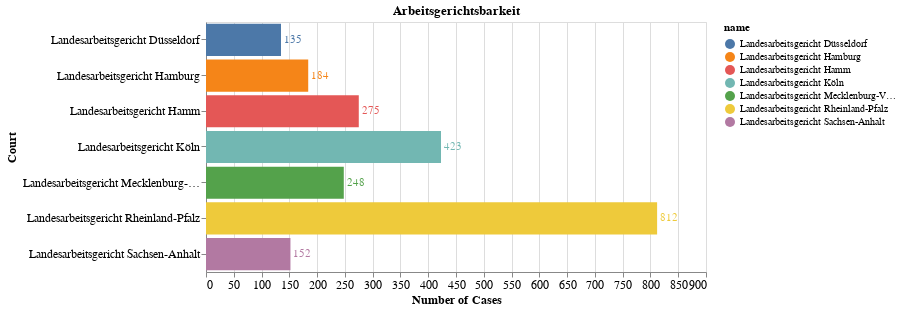

Notebook source saved alongside this figure:
### Markdown cell above
### Arbeitsgerichtsbarkeit

### Code cell
j_charts["Arbeitsgerichtsbarkeit"]

### Figure 1 — Vega-Lite specification as saved in the notebook (floating-point values rounded to 4 significant figures)
{"config": {"view": {"continuousWidth": 400, "continuousHeight": 300}}, "layer": [{"mark": "bar", "encoding": {"color": {"type": "nominal", "field": "name"}, "x": {"type": "quantitative", "axis": {"labelFontSize": 12, "title": "Number of Cases", "titleFontSize": 12}, "field": "id"}, "y": {"type": "nominal", "axis": {"labelFontSize": 12, "title": "Court", "titleFontSize": 12}, "field": "name"}}, "height": 250, "title": "Arbeitsgerichtsbarkeit", "width": 500}, {"mark": {"type": "text", "align": "left", "baseline": "middle", "dx": 3}, "encoding": {"color": {"type": "nominal", "field": "name"}, "text": {"type": "quantitative", "field": "id"}, "x": {"type": "quantitative", "axis": {"labelFontSize": 12, "title": "Number of Cases", "titleFontSize": 12}, "field": "id"}, "y": {"type": "nominal", "axis": {"labelFontSize": 12, "title": "Court", "titleFontSize": 12}, "field": "name"}}, "height": 250, "title": "Arbeitsgerichtsbarkeit", "width": 500}], "data": {"name": "data-43e2d5bd415507a0656c6218fedbdad3"}, "$schema": "https://vega.github.io/schema/vega-lite/v4.8.1.json", "datasets": {"data-43e2d5bd415507a0656c6218fedbdad3": [{"name": "Landesarbeitsgericht Rheinland-Pfalz", "id": 812}, {"name": "Landesarbeitsgericht Köln", "id": 423}, {"name": "Landesarbeitsgericht Hamm", "id": 275}, {"name": "Landesarbeitsgericht Mecklenburg-Vorpommern", "id": 248}, {"name": "Landesarbeitsgericht Hamburg", "id": 184}, {"name": "Landesarbeitsgericht Sachsen-Anhalt", "id": 152}, {"name": "Landesarbeitsgericht Düsseldorf", "id": 135}]}}
